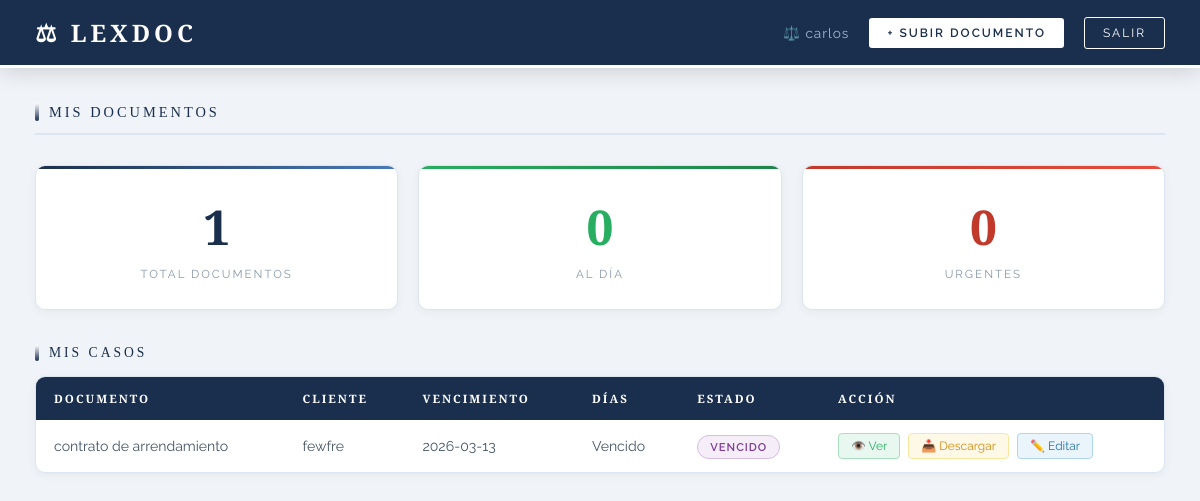
The app's page /abogado (signed in) with its own data.
### tables this page shows
CREATE TABLE documentos (
        id INTEGER PRIMARY KEY AUTOINCREMENT,
        titulo TEXT NOT NULL,
        cliente TEXT NOT NULL,
        archivo TEXT NOT NULL,
        fecha_vencimiento TEXT NOT NULL,
        notas TEXT,
        comentario_abogado TEXT,
        estado_caso TEXT DEFAULT 'pendiente',
        abogado_id INTEGER,
        asignado_por INTEGER,
        fecha_subida TEXT DEFAULT CURRENT_TIMESTAMP,
        fecha_actualizacion TEXT DEFAULT CURRENT_TIMESTAMP,
alerta_enviada INTEGER DEFAULT 0,
        FOREIGN KEY (abogado_id) REFERENCES usuarios(id),
        FOREIGN KEY (asignado_por) REFERENCES usuarios(id)
    );

### app.py (the view)
@app.route('/abogado')
@login_requerido(['abogado'])
def abogado_dashboard():
    conn = get_db()
    documentos = conn.execute(
        '''SELECT * FROM documentos WHERE abogado_id = ?
           ORDER BY fecha_vencimiento ASC''',
        (session['usuario_id'],)
    ).fetchall()
    conn.close()
    hoy = datetime.now().date()
    docs_con_estado = []
    for doc in documentos:
        vencimiento = datetime.strptime(doc['fecha_vencimiento'], '%Y-%m-%d').date()
        dias = (vencimiento - hoy).days
        estado = 'vencido' if dias < 0 else 'urgente' if dias <= 7 else 'proximo' if dias <= 15 else 'ok'
        docs_con_estado.append((doc, estado, dias))
    return render_template('abogado/dashboard.html',
                         documentos=docs_con_estado,
                         nombre=session['usuario_nombre'])

### app.py (called while the page is built)
def get_db():
    conn = sqlite3.connect('lexdoc.db')
    conn.row_factory = sqlite3.Row
    return conn

def login_requerido(roles_permitidos):
    def decorador(f):
        from functools import wraps
        @wraps(f)
        def wrapper(*args, **kwargs):
            if 'usuario_id' not in session:
                return redirect(url_for('login'))
            if session.get('rol') not in roles_permitidos:
                flash('No tienes permiso para acceder aquí', 'error')
                return redirect(url_for('dashboard'))
            return f(*args, **kwargs)
        return wrapper
    return decorador

### templates/abogado/dashboard.html (shortened to what this page needs)
<!DOCTYPE html>
<html lang="es">
<head>
</head>
<body>
    <nav class="navbar">
        <h1>⚖ LEXDOC</h1>
        <div class="navbar-right">
            <span>⚖️ {{ nombre }}</span>
            <a href="/abogado/subir" class="btn-subir">+ SUBIR DOCUMENTO</a>
            <a href="/logout" class="btn-logout">SALIR</a>
        </div>
    </nav>
    <div class="content">
        <p class="page-title">MIS DOCUMENTOS</p>
        <div class="stats">
            <div class="stat-card total">
                <div class="number">{{ documentos|length }}</div>
                <div class="label">TOTAL DOCUMENTOS</div>
            </div>
            <div class="stat-card aldia">
                <div class="number">
                    {% set aldia = [] %}
                    {{ aldia|length }}
                </div>
                <div class="label">AL DÍA</div>
            </div>
            <div class="stat-card urgente">
                <div class="number">
                    {% set urgentes = [] %}
                    {{ urgentes|length }}
                </div>
                <div class="label">URGENTES</div>
            </div>
        </div>
        <p class="section-title">MIS CASOS</p>
        <div class="table-wrapper">
            <table>
                <thead>
                    <tr>
                        <th>DOCUMENTO</th>
                        <th>CLIENTE</th>
                        <th>VENCIMIENTO</th>
                        <th>DÍAS</th>
                        <th>ESTADO</th>
                        <th>ACCIÓN</th>
                    </tr>
                </thead>
                <tbody>
                    {% if documentos %}
                        {% for doc, estado, dias in documentos %}
                        <tr>
                            <td>{{ doc['titulo'] }}</td>
                            <td>{{ doc['cliente'] }}</td>
                            <td>{{ doc['fecha_vencimiento'] }}</td>
                            <td>{% if dias < 0 %}Vencido{% else %}{{ dias }} días{% endif %}</td>
                            <td>
                                <span class="badge badge-{{ estado }}">
                                    {% if estado == 'ok' %}AL DÍA
                                    {% elif estado == 'proximo' %}PRÓXIMO
                                    {% elif estado == 'urgente' %}URGENTE
                                    {% elif estado == 'vencido' %}VENCIDO
                                    {% endif %}
                                </span>
                            </td>
                            <td>
    <div style="display:flex; gap:8px;">
        <a href="/descargar/{{ doc['archivo'] }}"
           target="_blank"
           style="padding:5px 12px; background:#e8f8f0; color:#27ae60;
                  border:1px solid #a9dfbf; border-radius:4px;
                  font-size:0.75rem; text-decoration:none;">
            👁️ Ver
        </a>
        <a href="/descargar/{{ doc['archivo'] }}"
           download
           style="padding:5px 12px; background:#fef9e7; color:#d68910;
                  border:1px solid #f9e79f; border-radius:4px;
                  font-size:0.75rem; text-decoration:none;">
            📥 Descargar
        </a>
        <a href="/abogado/editar/{{ doc['id'] }}"
           style="padding:5px 12px; background:#eaf4fb; color:#2471a3;
                  border:1px solid #aed6f1; border-radius:4px;
                  font-size:0.75rem; text-decoration:none;">
            ✏️ Editar
        </a>
    </div>
</td>
                        </tr>
                        {% endfor %}
                    {% else %}
                        <tr>
                            <td colspan="6" class="empty">
                                No tienes documentos asignados aún
                            </td>
                        </tr>
                    {% endif %}
                </tbody>
            </table>
        </div>
    </div>
</body>
</html>

### templates/abogado/dashboard.html (style rules this page uses)
* { margin: 0; padding: 0; box-sizing: border-box; }
body { font-family: 'Raleway', sans-serif; background: #f0f4f8; color: #1a2738; min-height: 100vh; }
.navbar { background: #1a2f4e; border-bottom: 3px solid #ffffff; padding: 16px 35px; display: flex; justify-content: space-between; align-items: center; box-shadow: 0 4px 20px rgba(0,0,0,0.15); position: sticky; top: 0; z-index: 100; }
.navbar h1 { font-family: 'Cinzel', serif; color: #ffffff; font-size: 1.5rem; letter-spacing: 4px; }
.navbar-right { display: flex; align-items: center; gap: 20px; }
.navbar-right span { color: #a0b8d0; font-size: 0.85rem; letter-spacing: 1px; }
.btn-subir { background: #ffffff; color: #1a2f4e; padding: 8px 18px; border-radius: 3px; font-size: 0.75rem; letter-spacing: 2px; text-decoration: none; transition: all 0.3s; font-weight: 600; }
.btn-logout { background: transparent; border: 1px solid #ffffff; color: #ffffff; padding: 8px 18px; border-radius: 3px; font-size: 0.75rem; letter-spacing: 2px; text-decoration: none; transition: all 0.3s; }
.content { padding: 35px; }
.page-title { font-family: 'Cinzel', serif; color: #1a2f4e; font-size: 0.9rem; letter-spacing: 3px; margin-bottom: 30px; padding-bottom: 12px; border-bottom: 2px solid #dce6f0; display: flex; align-items: center; gap: 10px; }
.page-title::before { content: ''; display: inline-block; width: 4px; height: 18px; background: linear-gradient(180deg, #ffffff, #1a2f4e); border-radius: 2px; }
.stats { display: grid; grid-template-columns: repeat(3, 1fr); gap: 20px; margin-bottom: 35px; }
.stat-card { background: #ffffff; border: 1px solid #dce6f0; border-radius: 10px; padding: 28px; text-align: center; position: relative; overflow: hidden; transition: transform 0.3s, box-shadow 0.3s; box-shadow: 0 2px 10px rgba(0,0,0,0.05); }
.stat-card::before { content: ''; position: absolute; top: 0; left: 0; right: 0; height: 3px; }
.stat-card.total::before { background: linear-gradient(90deg, #1a2f4e, #4a7ab5); }
.stat-card.aldia::before { background: linear-gradient(90deg, #27ae60, #1e8449); }
.stat-card.urgente::before { background: linear-gradient(90deg, #c0392b, #e74c3c); }
.stat-card .number { font-family: 'Cinzel', serif; font-size: 3rem; font-weight: 600; }
.stat-card.total .number { color: #1a2f4e; }
.stat-card.aldia .number { color: #27ae60; }
.stat-card.urgente .number { color: #c0392b; }
.stat-card .label { color: #8899aa; font-size: 0.72rem; letter-spacing: 2px; margin-top: 8px; }
.section-title { font-family: 'Cinzel', serif; color: #1a2f4e; font-size: 0.85rem; letter-spacing: 3px; margin-bottom: 15px; display: flex; align-items: center; gap: 10px; }
.section-title::before { content: ''; display: inline-block; width: 4px; height: 16px; background: linear-gradient(180deg, #ffffff, #1a2f4e); border-radius: 2px; }
.table-wrapper { background: #ffffff; border: 1px solid #dce6f0; border-radius: 10px; overflow: hidden; box-shadow: 0 2px 10px rgba(0,0,0,0.05); }
table { width: 100%; border-collapse: collapse; }
th { background: #1a2f4e; color: #ffffff; padding: 14px 18px; text-align: left; font-size: 0.72rem; letter-spacing: 2px; font-family: 'Cinzel', serif; }
td { padding: 13px 18px; border-bottom: 1px solid #eef2f7; color: #445566; font-size: 0.88rem; }
tr:last-child td { border-bottom: none; }
.badge { padding: 4px 12px; border-radius: 20px; font-size: 0.7rem; letter-spacing: 1px; font-weight: 600; }
.badge-vencido { background: #f5eef8; color: #7d3c98; border: 1px solid #d7bde2; }

### records on screen
documentos: titulo "contrato de arrendamiento", cliente "fewfre", fecha_vencimiento "2026-03-13"

### other values on screen
{{ nombre }} "carlos"
{{ documentos|length }} "1"
{{ aldia|length }} "0"
{{ urgentes|length }} "0"
